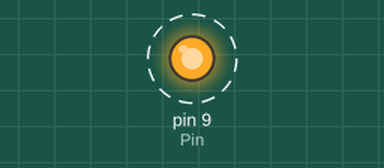
Simulated run of this sketch. Board: Arduino Uno, built with avr-gcc and run on an emulated ATmega328P. On the bench: output pins drawn as LEDs (lit = HIGH). Dashed ring = blinking. What the sketch prints to the serial monitor is not drawn.

Above: at 0.2 s.
Timing chart, 0 to 3.0 s (numbered marks = the images above):
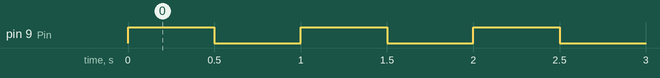

Measured:
- by itself, pin 9 (Pin): alternates HIGH for 0.50 s and LOW for 0.50 s

The sketch:

LED_Blinking.ino
```cpp
// Future enhancement: RGB LED support
const int Pin = 9;
int blinkCount = 0;

void setup() {
  pinMode(Pin, OUTPUT);

  Serial.begin(9600);
  Serial.println("LED Blink Program Started");
}

void loop() {
  digitalWrite(Pin, HIGH);
  delay(500);

  digitalWrite(Pin, LOW);
  delay(500);

  blinkCount++;

  Serial.print("Blink Count: ");
  Serial.println(blinkCount);
}
```
